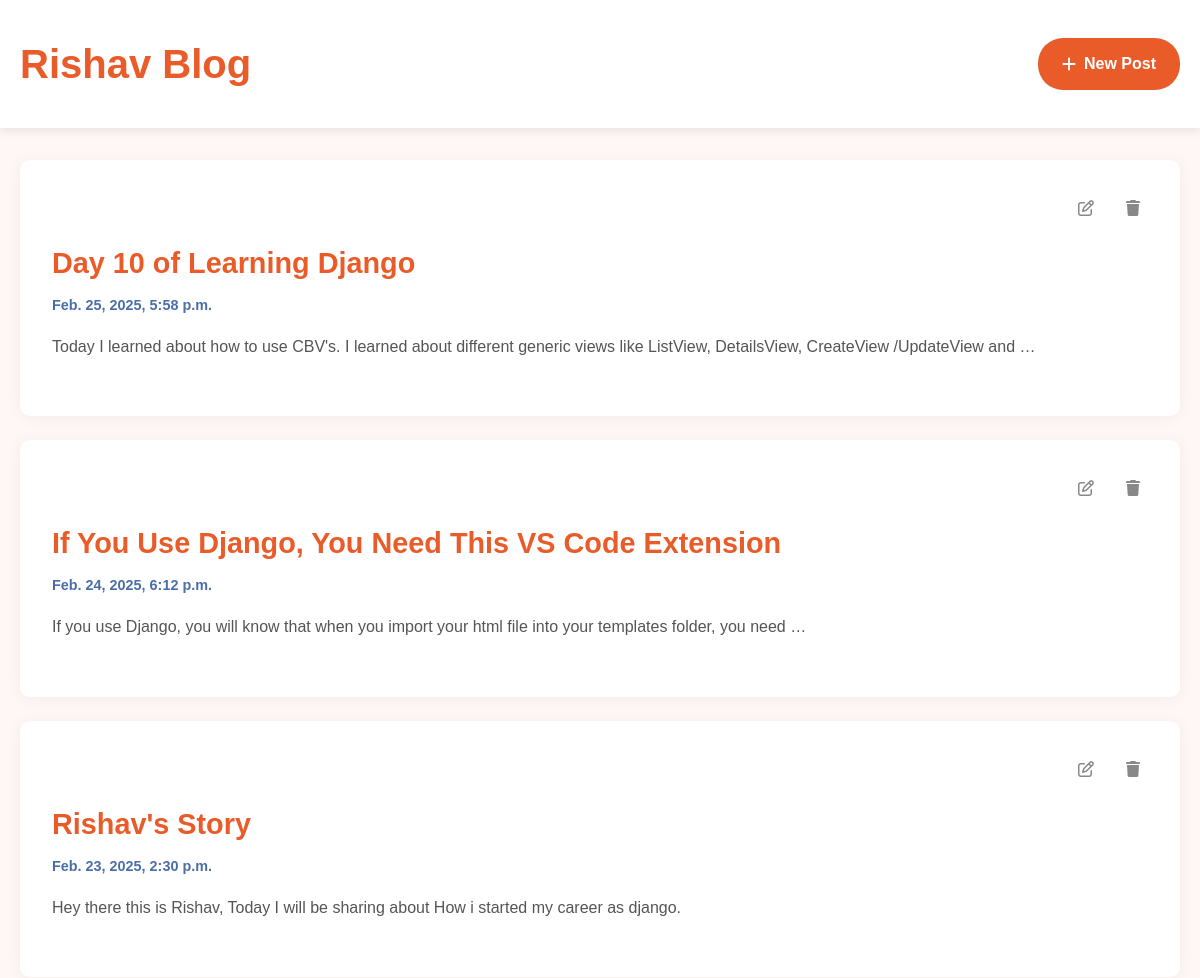
The app's page / (upper part), older data.
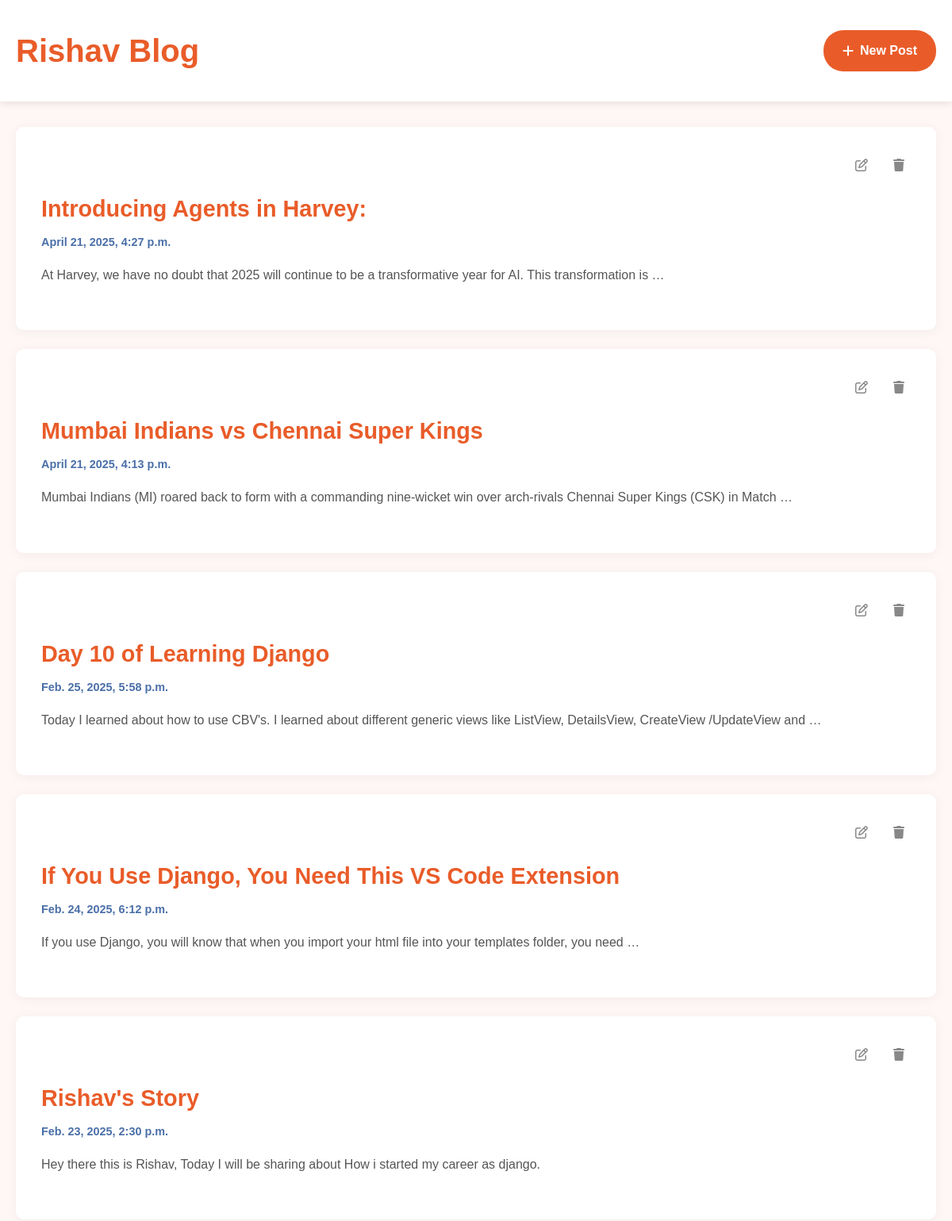
The same page, newer data.
### posts/models.py (models this page shows)
class Post(models.Model):
    title = models.CharField(max_length=100)
    body = models.TextField()
    created_at = models.DateTimeField(default=datetime.now, blank=True)

### posts/views.py (the view)
# urls.py: path('', BlogPostListView.as_view(), name = 'index'),
class BlogPostListView(ListView):
    model = Post
    template_name = 'index.html'
    context_object_name = 'posts'
    @method_decorator(cache_page(60 * 15, key_prefix='blog_post_list'))
    def get(self, request, *args, **kwargs):
        return super().get(request, *args, **kwargs)
    def get_queryset(self):
        import time
        currenttime = time.time()
        time.sleep(2)
        print(time.time()-currenttime)
        return Post.objects.all()

### templates/index.html (shortened to what this page needs)
<!DOCTYPE html>
<html>
  <head>
  </head>
  <body>
    <div class="header">
      <div class="header-content">
        <h2>Rishav Blog</h2>
        <a href="/add" class="add-btn">
          <i class="fa-solid fa-plus"></i>
          New Post
        </a>
      </div>
    </div>
    <div class="container">
      <div class="blog-list">
        {% for post in posts reversed %}
        <div class="card">
          <div class="edit">
            <a href="{% url 'edit' post.id %}"
              ><i class="fa-regular fa-pen-to-square"></i
            ></a>
            <a href="{% url 'delete' post.id %}"
              ><i class="fa-solid fa-trash"></i
            ></a>
          </div>
          <a href="{% url 'post' post.id %}" style="text-decoration: none">
            <h2>{{post.title}}</h2>
            <h5>{{post.created_at}}</h5>
            <p>{{post.body|truncatewords:20}}</p>
          </a>
        </div>
        {% endfor %}
      </div>
    </div>
  </body>
</html>

### templates/index.html (style rules this page uses)
* { box-sizing: border-box; margin: 0; padding: 0; }
body { font-family: "Arial", sans-serif; background: #fff7f5; line-height: 1.6; }
.container { max-width: 1200px; margin: 0 auto; padding: 0 20px; }
.header { background: white; padding: 2rem 0; box-shadow: 0 2px 10px rgba(0, 0, 0, 0.1); margin-bottom: 2rem; }
.header-content { display: flex; justify-content: space-between; align-items: center; max-width: 1200px; margin: 0 auto; padding: 0 20px; }
.header h2 { color: #e95c29; font-size: 2.5rem; font-weight: 600; }
.card { background: white; border-radius: 10px; padding: 2rem; margin-bottom: 1.5rem; box-shadow: 0 2px 15px rgba(0, 0, 0, 0.05); transition: transform 0.2s ease; }
.card h2 { color: #e95c29; font-size: 1.8rem; margin-bottom: 0.5rem; }
h5 { color: #4a6fa8; font-size: 0.9rem; margin-bottom: 1rem; }
p { color: #555; line-height: 1.7; margin-bottom: 1.5rem; }
.add-btn { background: #e95c29; color: white; padding: 0.8rem 1.5rem; border-radius: 25px; font-weight: 600; transition: all 0.2s ease; text-decoration: none; display: inline-flex; align-items: center; gap: 0.5rem; }
.edit { display: flex; gap: 1rem; justify-content: flex-end; margin-bottom: 1rem; }
.edit i { color: #888; padding: 0.5rem; border-radius: 50%; transition: all 0.2s ease; }

Row changes from the older to the newer data that the page shows:
added Post: title "Introducing Agents in Harvey:", created_at "April 21, 2025, 4:27 p.m.", body "At Harvey, we have no doubt that 2025 will continue to be a transformative year for AI. This transformation is …"
added Post: title "Mumbai Indians vs Chennai Super Kings", created_at "April 21, 2025, 4:13 p.m.", body "Mumbai Indians (MI) roared back to form with a commanding nine-wicket win over arch-rivals Chennai Super Kings (CSK) in Match …"
